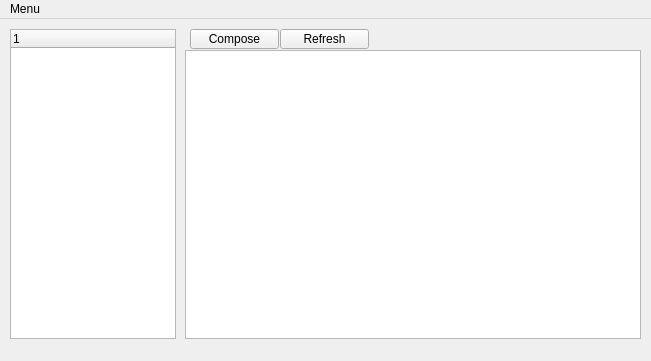
<?xml version="1.0" encoding="UTF-8"?>
<ui version="4.0">
 <class>MainWindow</class>
 <widget class="QMainWindow" name="MainWindow">
  <property name="geometry">
   <rect>
    <x>0</x>
    <y>0</y>
    <width>651</width>
    <height>361</height>
   </rect>
  </property>
  <property name="minimumSize">
   <size>
    <width>651</width>
    <height>361</height>
   </size>
  </property>
  <property name="windowTitle">
   <string>MainWindow</string>
  </property>
  <widget class="QWidget" name="centralWidget">
   <widget class="QPushButton" name="pushButton">
    <property name="geometry">
     <rect>
      <x>190</x>
      <y>10</y>
      <width>89</width>
      <height>20</height>
     </rect>
    </property>
    <property name="text">
     <string>Compose</string>
    </property>
   </widget>
   <widget class="QPushButton" name="pushButton_2">
    <property name="geometry">
     <rect>
      <x>280</x>
      <y>10</y>
      <width>89</width>
      <height>20</height>
     </rect>
    </property>
    <property name="text">
     <string>Refresh</string>
    </property>
   </widget>
   <widget class="QWidget" name="horizontalLayoutWidget">
    <property name="geometry">
     <rect>
      <x>0</x>
      <y>10</y>
      <width>181</width>
      <height>321</height>
     </rect>
    </property>
    <layout class="QHBoxLayout" name="horizontalLayout">
     <property name="spacing">
      <number>0</number>
     </property>
     <property name="leftMargin">
      <number>10</number>
     </property>
     <property name="topMargin">
      <number>0</number>
     </property>
     <property name="rightMargin">
      <number>5</number>
     </property>
     <item>
      <widget class="QTreeWidget" name="treeWidget">
       <column>
        <property name="text">
         <string notr="true">1</string>
        </property>
       </column>
      </widget>
     </item>
    </layout>
   </widget>
   <widget class="QWidget" name="horizontalLayoutWidget_2">
    <property name="geometry">
     <rect>
      <x>180</x>
      <y>30</y>
      <width>471</width>
      <height>301</height>
     </rect>
    </property>
    <layout class="QHBoxLayout" name="horizontalLayout_2">
     <property name="leftMargin">
      <number>5</number>
     </property>
     <property name="topMargin">
      <number>1</number>
     </property>
     <property name="rightMargin">
      <number>10</number>
     </property>
     <item>
      <widget class="QListWidget" name="listWidget"/>
     </item>
    </layout>
   </widget>
  </widget>
  <widget class="QMenuBar" name="menuBar">
   <property name="geometry">
    <rect>
     <x>0</x>
     <y>0</y>
     <width>651</width>
     <height>22</height>
    </rect>
   </property>
   <widget class="QMenu" name="menuTMail">
    <property name="title">
     <string>Menu</string>
    </property>
    <addaction name="actionNew_account"/>
    <addaction name="separator"/>
    <addaction name="actionExit"/>
   </widget>
   <addaction name="menuTMail"/>
  </widget>
  <action name="actionNew_account">
   <property name="text">
    <string>Accounts</string>
   </property>
  </action>
  <action name="actionExit">
   <property name="text">
    <string>Exit</string>
   </property>
  </action>
 </widget>
 <layoutdefault spacing="6" margin="11"/>
 <resources/>
 <connections/>
</ui>
